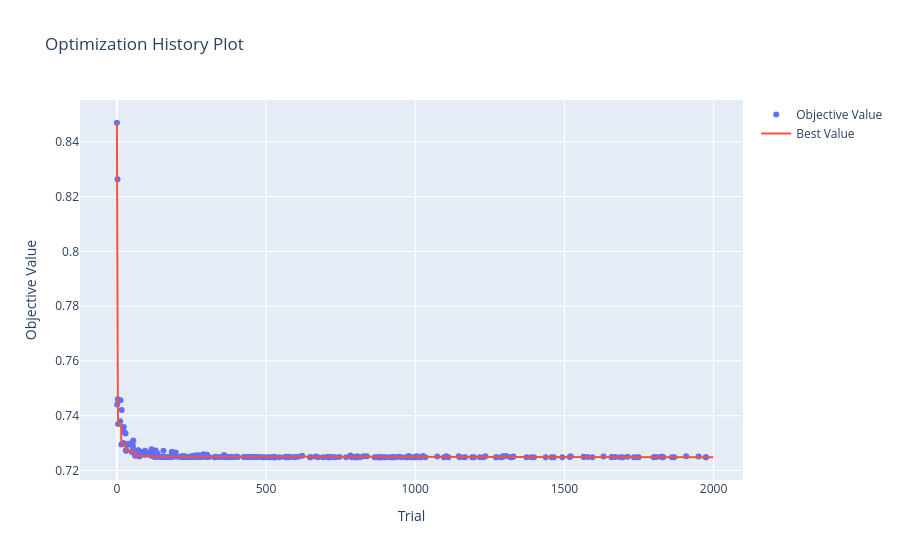

The notebook cell this image was saved under:
### Markdown cell above
O trial vencedor #1799 de 2000 trials do Elastic Net teve `l1_ratio` = 1, ou seja, atuou praticamente como o modelo LASSO apenas! Dessa forma, todos os valores de todas as métricas e até do `alpha` correspondem quase que de 1 para 1.

### Code cell
vis.plot_optimization_history(estudo_hpc)

### Figure 1 — Plotly figure (JSON) as saved in the notebook; plotly's stock layout.template omitted (floating-point values rounded to 4 significant figures; data arrays with more than 128 entries replaced by an {"elided": "..."} marker saying what was removed)
{"data": [{"mode": "markers", "name": "Objective Value", "type": "scatter", "x": {"elided": "274 int values"}, "y": {"elided": "274 float values"}}, {"mode": "lines", "name": "Best Value", "type": "scatter", "x": {"elided": "2000 int values"}, "y": {"elided": "2000 float values"}}, {"marker": {"color": "#cccccc"}, "mode": "markers", "name": "Infeasible Trial", "showlegend": false, "type": "scatter", "x": [], "y": []}], "layout": {"title": {"text": "Optimization History Plot"}, "xaxis": {"title": {"text": "Trial"}}, "yaxis": {"title": {"text": "Objective Value"}}}}
